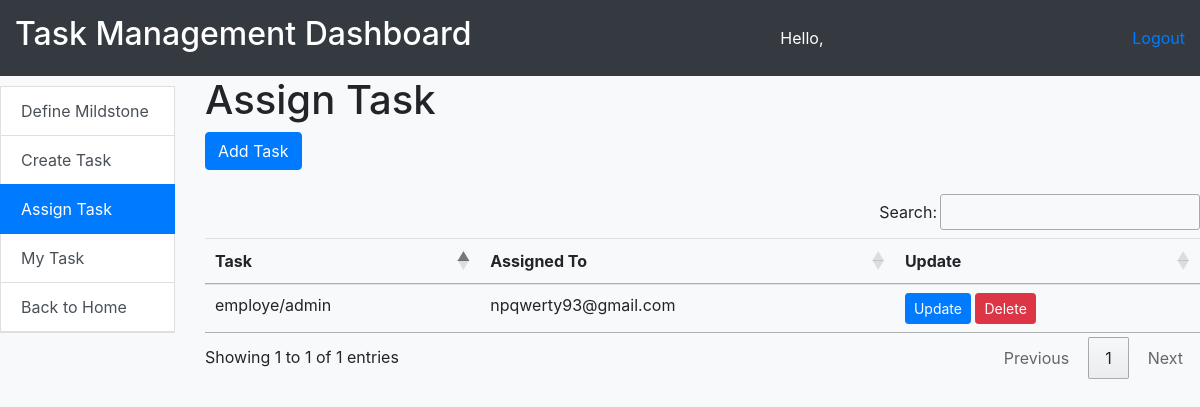
Before: /emp_home/task_management/assign_task/ with the older database file.
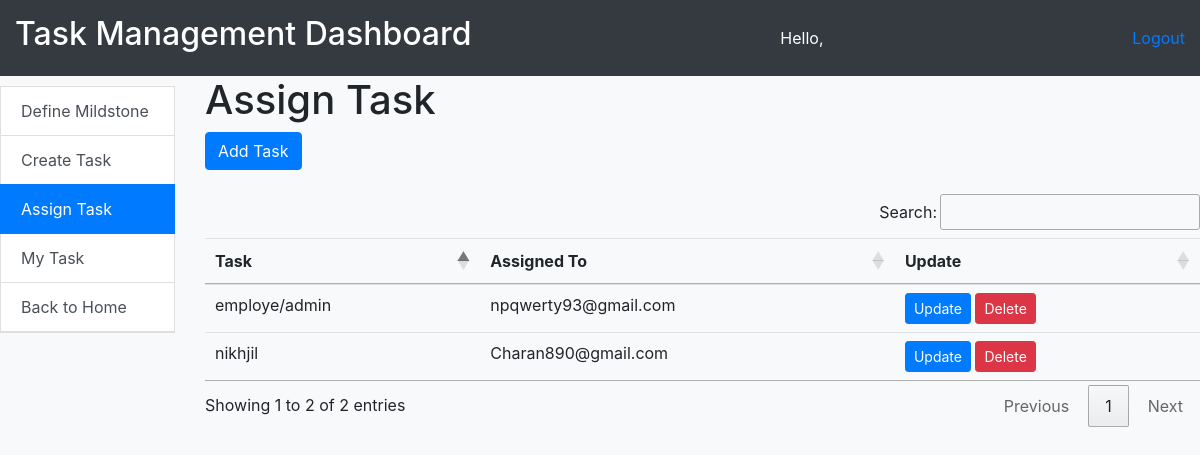
After: the same page with the newer database file.
### task_mngt/models.py (models this page shows, shortened)
class TaskAssignment(models.Model):
    assigned_to = models.ForeignKey(User, on_delete=models.CASCADE)
    task = models.ForeignKey(WorkItem, on_delete=models.CASCADE)

class WorkItem(models.Model):
    name = models.CharField(max_length=255)
    description = models.TextField()
    priority = models.CharField(max_length=10, choices=[('p1', 'P1'), ('p2', 'P2'), ('p3', 'P3')], default='p3')
    status = models.CharField(max_length=20, choices=[('new', 'New'), ('inprogress', 'In Progress'), ('blocked', 'Blocked'), ('done', 'Done')], default='new')
    milestone = models.ForeignKey(Milestone, on_delete=models.CASCADE)
    target_date = models.DateField()
    def __str__(self):
        return self.name

### task_mngt/views.py (the view, shortened to what this page needs)
# urls.py: path('assign_task/', assign_task, name='assign_task'),
def assign_task(request):
    assign_task = TaskAssignment.objects.all()
    form = TaskAssignmentForm()
    return render(request,'assign_task.html',{'assign_task':assign_task, "form":form})

### task_mngt/forms.py
class TaskAssignmentForm(forms.ModelForm):
    class Meta:
        model = TaskAssignment
        fields = ['assigned_to', 'task']

### task_mngt/templates/assign_task.html (shortened to what this page needs)
{% extends 'task_management.html' %}
{% block content %}
<h1>Assign Task</h1>
 <button type="button" class="btn btn-primary" data-bs-toggle="modal" data-bs-target="#addTaskModal">
  Add Task
</button>
<br>
<br>
<table class="table" id="example">
    <thead>
      <tr>
        <th>Task</th>
        <th>Assigned To</th>
        <th>Update</th>
      </tr>
    </thead>
    <tbody>
      {% for assignment in assign_task %}
        <tr>
          <td>{{ assignment.task.name }}</td>
          <td>{{ assignment.assigned_to.username }}</td>
          <td>
            <a href="{% url 'update_assign' assignment.id %}" class="btn btn-primary btn-sm">Update</a>
            <button type="button" class="btn btn-danger btn-sm" data-toggle="modal" data-target="#deleteAssignment{{ assignment.id }}">
              Delete
            </button>
          </td>
        </tr>
      {% endfor %}
    </tbody>
  </table>
{% endblock %}

Changed rows visible on the page:
added TaskAssignment: task.name "nikhjil", assigned_to.username "Charan890@gmail.com"
Other visible differences:
text written by a page script: "Search: Showing 1 to 1 of 1 entries Previous 1 Next" → "Search: Showing 1 to 2 of 2 entries Previous 1 Next"
